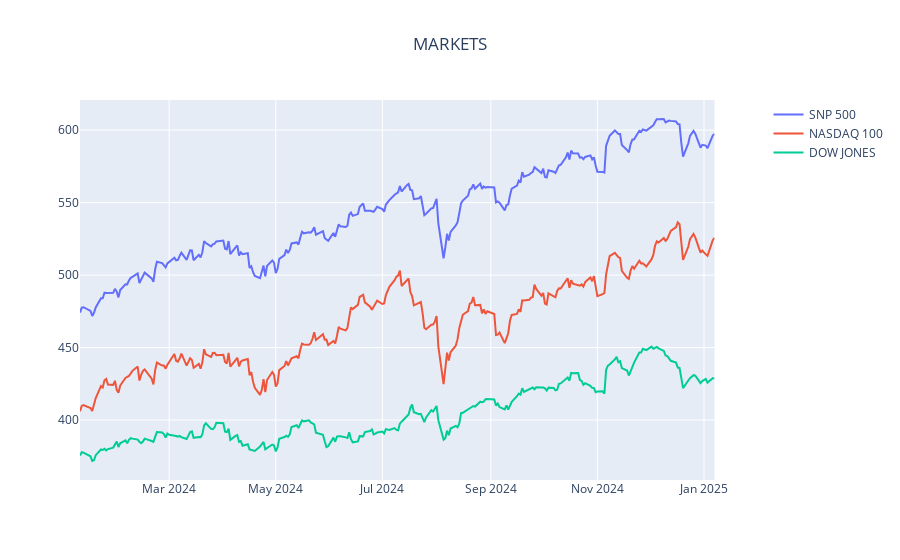

Source (notebook cell):
### Markdown cell above
### Markets

### Code cell
from yfinance_utils import list_utils, file_utils, constants
from plotly.subplots import make_subplots
import plotly.express as px
import plotly.graph_objects as go
import pandas as pd
from pprint import pprint

symbols = list_utils.get_markets()
names = list_utils.markets
    
fig = make_subplots(specs=[[{"secondary_y": True}]])
fig.update_layout(title="MARKETS", title_x=0.5)

gains = {}
for symbol in symbols:
    df1 = pd.read_csv(f'../../{constants.DATA_FOLDER}/{symbol}')
    df1 = df1[-250:]
    fig.add_trace(
        go.Scatter(y=df1['Close'], x=df1['Date'], name=names[symbol]),
        secondary_y=False
    )

    temp_1 = df1['Close'].iloc[-1]
    temp_60 = df1['Close'].iloc[-30]
    gains[names[symbol]] = round((float(temp_1 / temp_60)-1)*100,2)
fig.show()

print("CHANGE IN THE LAST 30 DAYS:")
for symbol in symbols:
    print(f'{symbol:4}:{gains[names[symbol]]:8}: {names[symbol]}')

### Figure 1 — Plotly figure (JSON) as saved in the notebook; plotly's stock layout.template omitted (floating-point values rounded to 4 significant figures; data arrays with more than 128 entries replaced by an {"elided": "..."} marker saying what was removed)
{"data": [{"name": "SNP 500", "type": "scatter", "x": {"elided": "250 str values"}, "xaxis": "x", "y": {"elided": "250 float values"}, "yaxis": "y"}, {"name": "NASDAQ 100", "type": "scatter", "x": {"elided": "250 str values"}, "xaxis": "x", "y": {"elided": "250 float values"}, "yaxis": "y"}, {"name": "DOW JONES", "type": "scatter", "x": {"elided": "250 str values"}, "xaxis": "x", "y": {"elided": "250 float values"}, "yaxis": "y"}], "layout": {"title": {"text": "MARKETS", "x": 0.5}, "xaxis": {"anchor": "y", "domain": [0, 0.94]}, "yaxis": {"anchor": "x", "domain": [0, 1]}, "yaxis2": {"anchor": "x", "overlaying": "y", "side": "right"}}}
